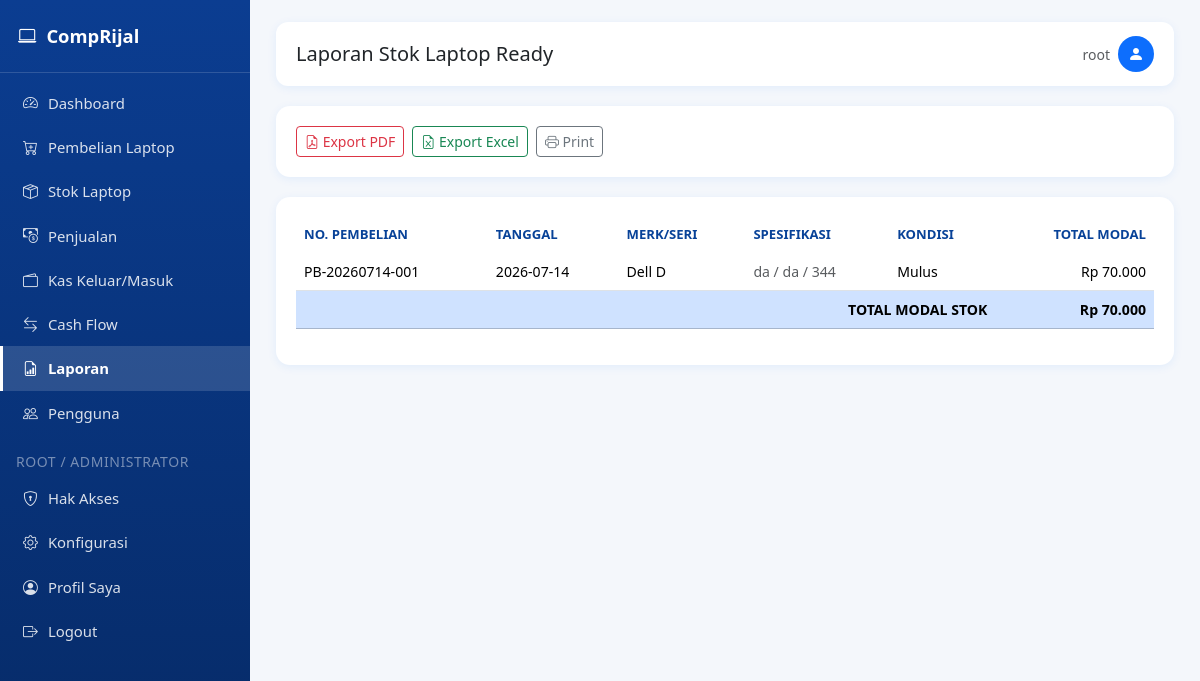
The app's page /laporan/stok-ready (signed in), older data.
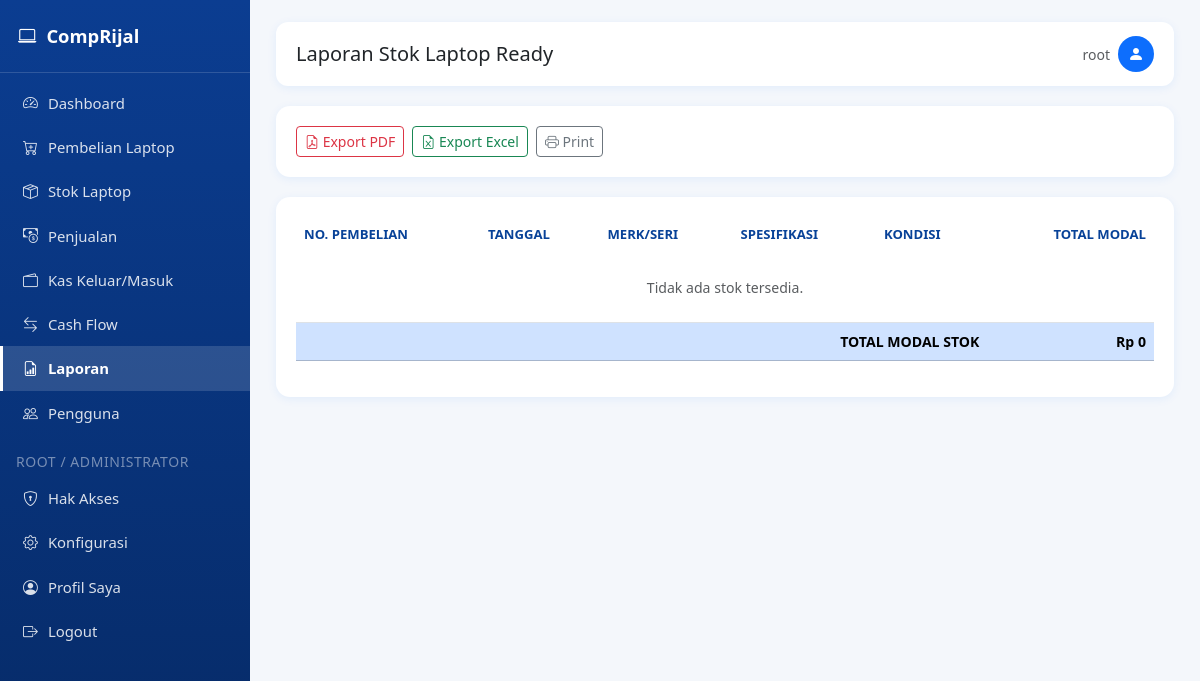
The same page, newer data.
### tables this page shows
CREATE TABLE laptop (
            id INTEGER PRIMARY KEY AUTOINCREMENT,
            nomor_pembelian TEXT UNIQUE NOT NULL,
            tanggal TEXT NOT NULL,
            merk TEXT,
            seri TEXT,
            processor TEXT,
            ram TEXT,
            storage TEXT,
            vga TEXT,
            warna TEXT,
            kondisi TEXT,
            kelengkapan TEXT,
            charger TEXT,
            tas TEXT,
            garansi TEXT,
            imei TEXT,
            harga_beli REAL DEFAULT 0,
            biaya_servis REAL DEFAULT 0,
            biaya_upgrade REAL DEFAULT 0,
            biaya_lain REAL DEFAULT 0,
            total_modal REAL DEFAULT 0,
            supplier TEXT,
            no_hp TEXT,
            catatan TEXT,
            status TEXT DEFAULT 'Ready',
            created_at TEXT DEFAULT CURRENT_TIMESTAMP
        );

### app.py (the view)
@app.route("/laporan/stok-ready")
@page_required("laporan")
def laporan_stok_ready():
    conn = get_db_connection()
    rows = conn.execute("SELECT * FROM laptop WHERE status='Ready' ORDER BY tanggal DESC").fetchall()
    conn.close()
    total = sum(r["total_modal"] for r in rows)
    return render_template("laporan_stok_ready.html", rows=rows, total=total)

### app.py (called while the page is built)
def page_required(page_key):
    def wrapper(f):
        @wraps(f)
        def decorated(*args, **kwargs):
            if "user_id" not in session:
                flash("Silakan login terlebih dahulu.", "warning")
                return redirect(url_for("login"))
            if not has_page_access(session["user_id"], session.get("role"), page_key):
                flash("Anda tidak memiliki hak akses ke halaman ini. Hubungi administrator.", "danger")
                return redirect(url_for("dashboard"))
            return f(*args, **kwargs)
        return decorated
    return wrapper

def can_access_page(page_key: str) -> bool:
    if "user_id" not in session:
        return False
    if page_key in {"konfigurasi", "hak_akses"}:
        return session.get("role") in ("root", "administrator")
    return has_page_access(session["user_id"], session.get("role"), page_key)

@app.context_processor
def inject_globals():
    return {
        "rp": reports.rp,
        "current_year": datetime.now().year,
        "now_date": datetime.now().strftime("%Y-%m-%d"),
        "app_settings": get_all_settings(),
        "can_access_page": can_access_page,
    }

### templates/laporan_stok_ready.html (shortened to what this page needs)
{% extends "base.html" %}
{% block page_title %}Laporan Stok Laptop Ready{% endblock %}
{% block content %}
<div class="card-panel no-print">
    <div class="d-flex gap-2">
        <a href="{{ url_for('laporan_stok_ready_pdf') }}" class="btn btn-outline-danger btn-sm" target="_blank"><i class="bi bi-file-earmark-pdf"></i> Export PDF</a>
        <a href="{{ url_for('laporan_stok_ready_excel') }}" class="btn btn-outline-success btn-sm"><i class="bi bi-file-earmark-excel"></i> Export Excel</a>
        <button class="btn btn-outline-secondary btn-sm" onclick="window.print()"><i class="bi bi-printer"></i> Print</button>
    </div>
</div>
<div class="card-panel">
    <div class="table-responsive">
        <table class="table table-hover align-middle">
            <thead>
                <tr><th>No. Pembelian</th><th>Tanggal</th><th>Merk/Seri</th><th>Spesifikasi</th><th>Kondisi</th><th class="text-end">Total Modal</th></tr>
            </thead>
            <tbody>
                {% for r in rows %}
                <tr>
                    <td>{{ r.nomor_pembelian }}</td>
                    <td>{{ r.tanggal }}</td>
                    <td>{{ r.merk }} {{ r.seri }}</td>
                    <td class="small text-muted">{{ r.processor }} / {{ r.ram }} / {{ r.storage }}</td>
                    <td>{{ r.kondisi or '-' }}</td>
                    <td class="text-end">{{ rp(r.total_modal) }}</td>
                </tr>
                {% else %}
                <tr><td colspan="6" class="text-center text-muted py-4">Tidak ada stok tersedia.</td></tr>
                {% endfor %}
            </tbody>
            <tfoot>
                <tr class="table-primary fw-bold">
                    <td colspan="5" class="text-end">TOTAL MODAL STOK</td>
                    <td class="text-end">{{ rp(total) }}</td>
                </tr>
            </tfoot>
        </table>
    </div>
</div>
{% endblock %}

Row changes from the older to the newer data that the page shows:
no longer on this page (row edited): laptop: nomor_pembelian "PB-20260714-001", tanggal "2026-07-14", merk "Dell", seri "D", processor "da", ram "da", storage "344", kondisi "Mulus", total_modal "Rp 70.000"
Text that changed along with them:
{{ rp(total) }}: "Rp 70.000" → "Rp 0"
text now shown: "Tidak ada stok tersedia."
